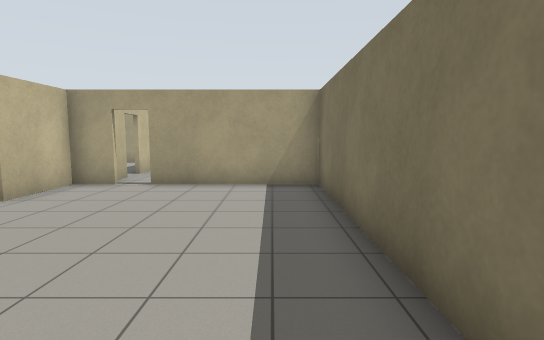
[1] (above)

23 first-person views from a walk through a robot-simulator world made for Gazebo. The camera is 1.3 m above the floor, tilts 6° down and sees 80° across. Floor lines are 1 m apart. The floor is counted in squares, 1 m on a side. Each view is taken from the middle of a square. On the plan, view 1 faces up. The plan holds only what a view shows up to about 14 squares ahead; the rest is blank. The place goes on beyond the plan. Gazebo's built-in surfaces are drawn with simple patterns.

[2]
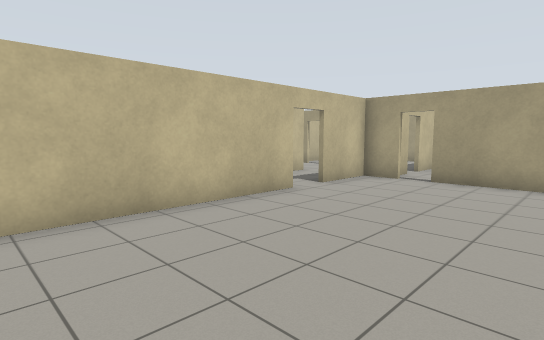

[3]
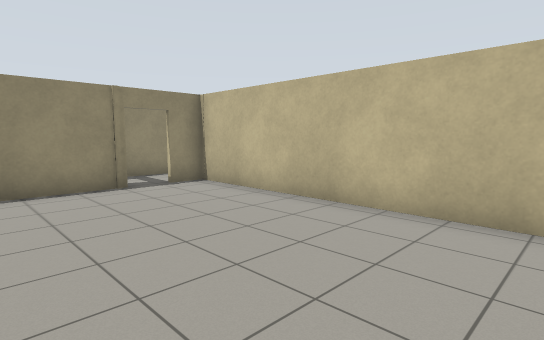

[4]
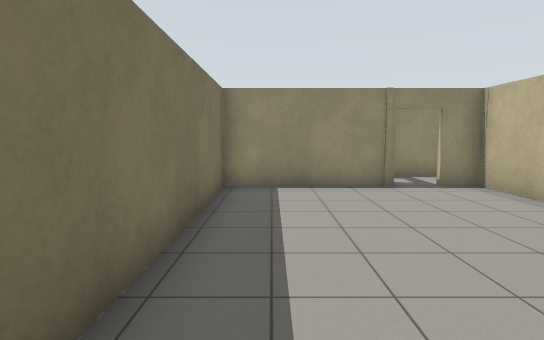

[5]
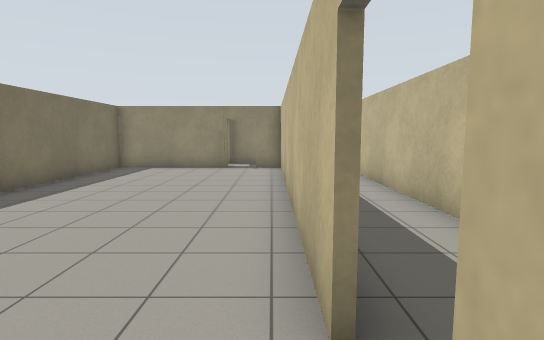

[6]
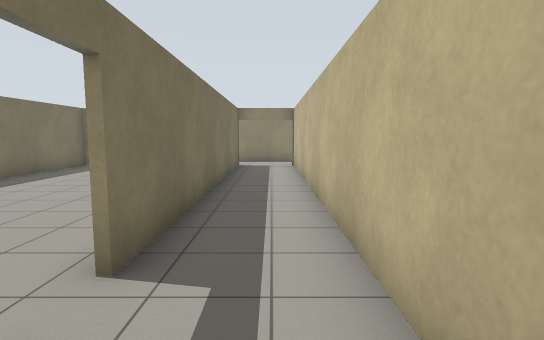

[7]
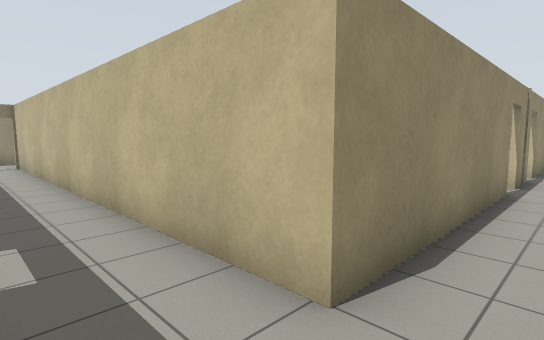

[8]
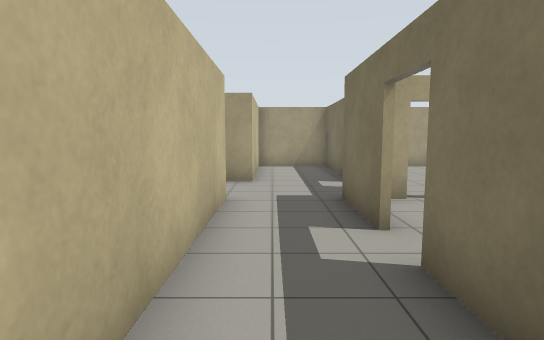

[9]
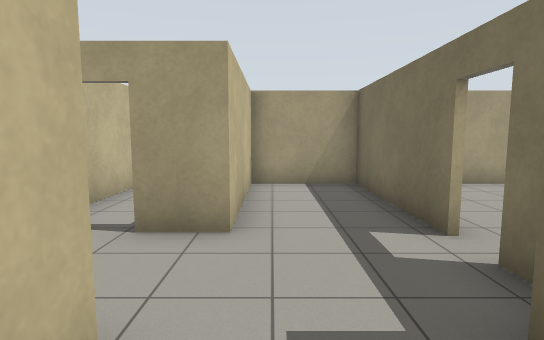

[10]
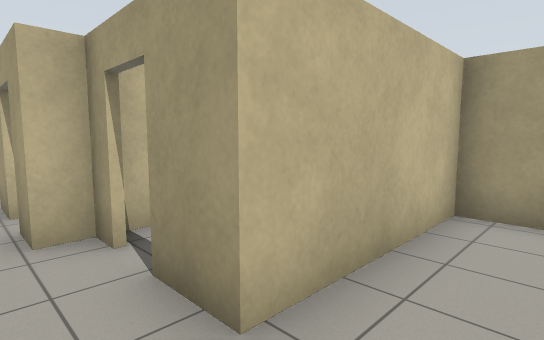

[11]
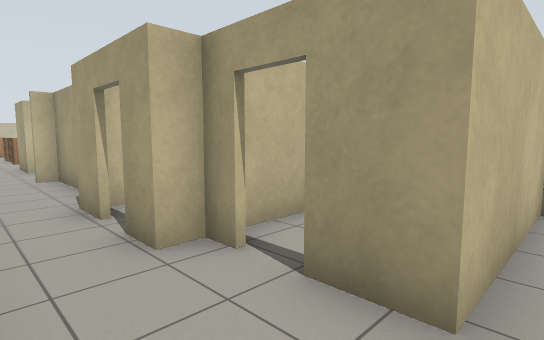

[12]
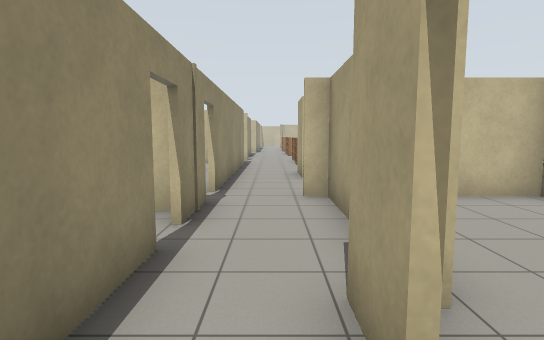

[13]
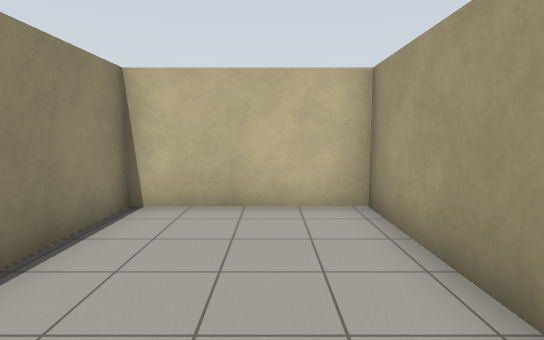

[14]
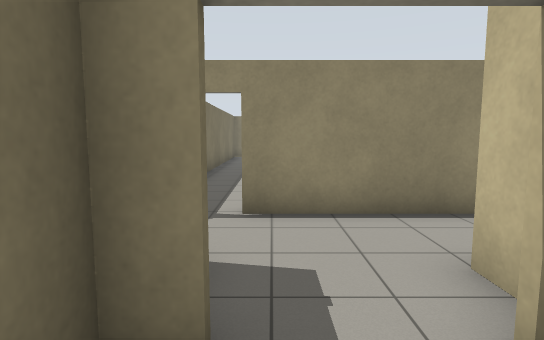

[15]
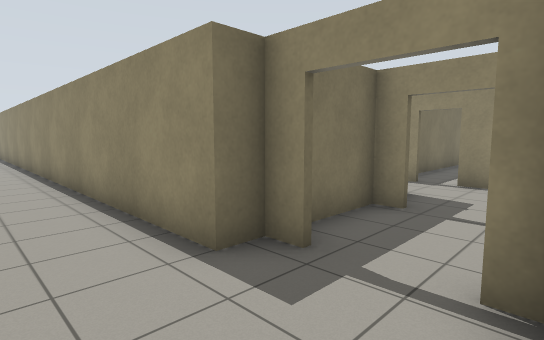

[16]
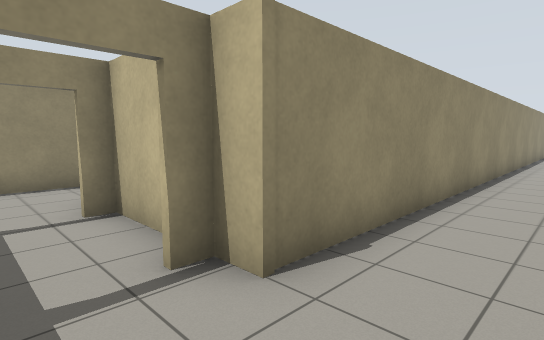

[17]
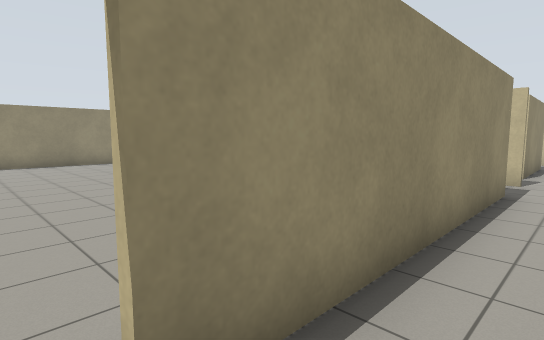

[18]
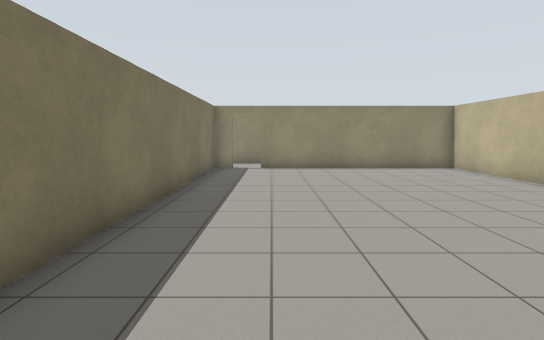

[19]
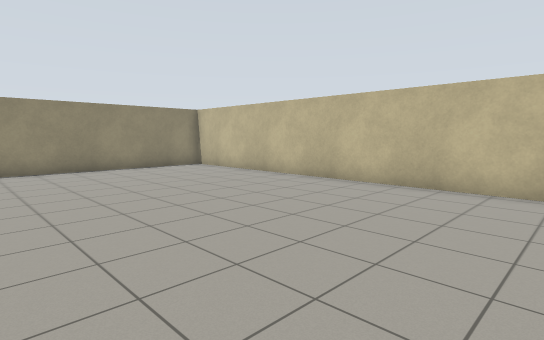

[20]
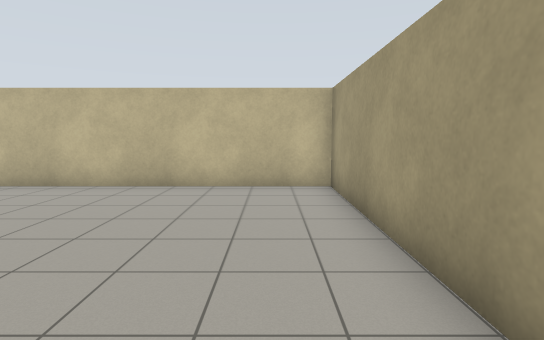

[21]
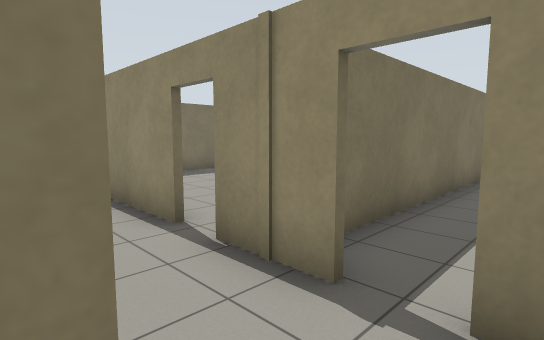

[22]
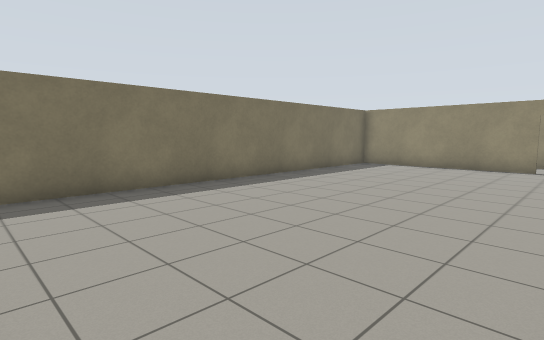

[23]
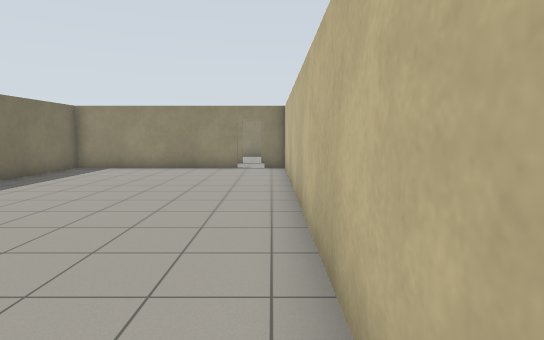

### Floor plan
Points are (right, up) in squares from view 1. A wall is a line through its corners. A room is listed if a view was taken in it or the views show most of it. See-through windows are left out.
Room 1 (views 1, 2, 3, 4, 5)
walls: (-5.4, 5.1) (-5.4, -6.2) (-4.3, -6.2); (-3.3, -6.2) (1.2, -6.2) (1.2, 8.5) (-3.2, 8.5); (-4.1, 8.5) (-5.4, 8.5) (-5.4, 6.4)
ways out: open door at (-5.3, 5.7) to room 2; open door at (-3.5, 9); open door at (-3.2, -6.8)
Room 2 (views 6, 7, 8, 9, 10, 11)
walls: (-5.5, 6.4) (-5.5, 8.9); (-8, 8.7) (-8, -6.4); (-4.7, 9.6) (-4.7, 10.3); (-4.7, 11) (-4.7, 15.8) (-7.6, 15.8) (-7.6, 11.3); (-5.5, -6) (-5.5, 5.1)
ways out: open door at (-5.3, 5.7) to room 1; opening at (-7, 10) to room 3; open door at (-7, -6); open door at (-5, 10.5)
Room 3 (views 12, 17, 21)
walls: (-14.6, 8.7) (-8, 8.7); (-15.9, 11.3) (-18, 11.3); (-17.5, 8.7) (-15.6, 8.7); (-12.2, 10.6) (-13.5, 10.6); (-10.5, 10.6) (-11.4, 10.6); (-9.8, 11.3) (-10.5, 11.3); (-20.5, 8.7) (-18.5, 8.7); (-21, 11.6) (-21, 10.9); (-7.6, 11.3) (-8.9, 11.3)
ways out: opening at (-7, 10) to room 2; open door at (-12, 11) to room 4; open door at (-19.5, 12) to room 5; open door at (-18, 9) to room 7; open door at (-15, 9) to room 8; opening at (-21, 10); open door at (-9.5, 11)
Room 4 (view 13)
walls: (-14, 15.8) (-17.9, 15.8) (-17.9, 10.6); (-18, 11.4) (-15, 11.4)
ways out: open door at (-12, 11) to room 3
Room 5 (view 14)
walls: (-21, 14) (-21, 12.3); (-18.8, 12.3) (-18, 12.3) (-18, 14.2)
ways out: open door at (-19.5, 12) to room 3; open door at (-19.5, 15) to room 6
Room 6 (views 15, 16)
walls: (-18.8, 15.2) (-18, 15.2) (-18, 15.9) (-3.1, 15.9); (-36.9, 15.9) (-21, 15.9) (-21, 15.2) (-20.4, 15.2)
ways out: open door at (-19.5, 15) to room 5
Room 7 (views 18, 19, 20)
walls: (-19.6, 8.5) (-26.3, 8.5) (-26.3, -6.2) (-18.5, -6.2); (-16.7, -6.3) (-16.7, 7.4)
ways out: open door at (-18, 9) to room 3; open door at (-18, -6)
Room 8 (views 22, 23)
walls: (-16.5, 8.5) (-16.5, -6); (-14.6, -6.2) (-8.1, -6.2) (-8.1, 7.4); (-17.5, -6.2) (-15.6, -6.2)
ways out: open door at (-15, 9) to room 3; open door at (-15, -6)

Where each view was taken, in squares from view 1:
view 1: 0 up, 0 right, facing up
view 2: 1 down, 0 right, facing up-left
view 3: 2 up, 0 right, facing down-left
view 4: 2 up, 0 right, facing down
view 5: 7 up, 5 left, facing down
view 6: 8 up, 7 left, facing down
view 7: 10 up, 6 left, facing down-left
view 8: 2 up, 7 left, facing up
view 9: 7 up, 7 left, facing up
view 10: 10 up, 6 left, facing up-left
view 11: 9 up, 7 left, facing up-left
view 12: 10 up, 11 left, facing left
view 13: 14 up, 12 left, facing left
view 14: 14 up, 19 left, facing down
view 15: 18 up, 21 left, facing down-right
view 16: 18 up, 19 left, facing down-left
view 17: 10 up, 18 left, facing down-left
view 18: 7 up, 19 left, facing down
view 19: 7 up, 18 left, facing down-left
view 20: 7 up, 18 left, facing left
view 21: 11 up, 19 left, facing down-right
view 22: 8 up, 16 left, facing down-right
view 23: 7 up, 16 left, facing down
